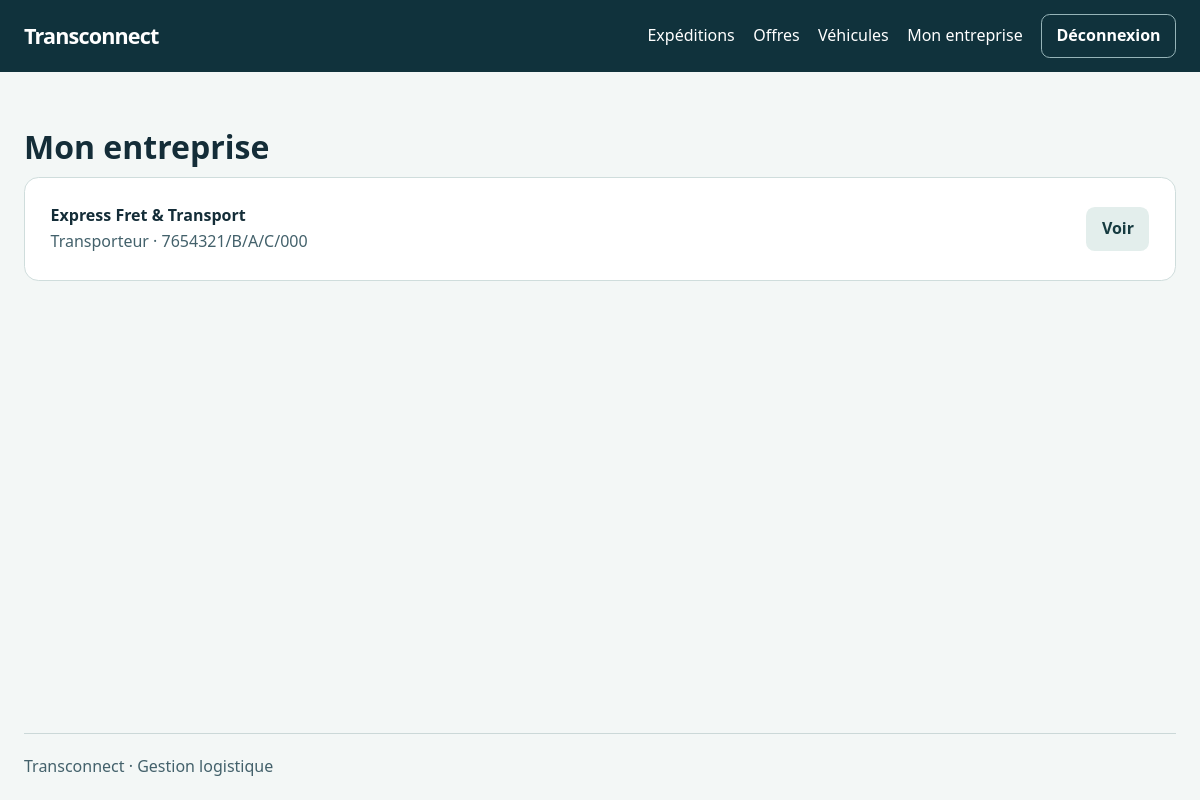
/entreprises/ (signed in), run on the app's committed database.
### EntrepriseApp/models.py (models this page shows, shortened)
class Entreprise(models.Model):
    TYPE_CHOICES = [
        ('chargeur', 'Chargeur'),
        ('transporteur', 'Transporteur'),
    ]
    raison_sociale = models.CharField(max_length=200, blank=False, null=False)
    matricule_fiscal = models.CharField(
        max_length=17,
        unique=True,
        validators=[matricule_validator],
        db_column='matricule_fiscale'
    )
    adresse = models.TextField(
        validators=[
            MinLengthValidator(20, "L'adresse doit contenir au moins 20 caractères."),
            MaxLengthValidator(400, "L'adresse ne peut pas dépasser 400 caractères.")
        ],
        blank=False,
        null=False
    )
    type_entreprise = models.CharField(
        max_length=100,
        choices=TYPE_CHOICES,
        default='chargeur'
    )
    created_at = models.DateTimeField(auto_now_add=True)
    updated_at = models.DateTimeField(auto_now=True)
    gerant = models.OneToOneField(
        Utilisateur,
        on_delete=models.CASCADE,
        related_name='entreprise'
    )
    @property
    def matricule_fiscale(self):
        return self.matricule_fiscal
    @matricule_fiscale.setter
    def matricule_fiscale(self, value):
        self.matricule_fiscal = value

### EntrepriseApp/views.py (the view)
# urls.py: path("", EntrepriseListView.as_view(), name="entreprise_list"),
class EntrepriseListView(OwnedEntrepriseMixin, ListView):
    template_name = 'entreprise/list.html'
    context_object_name = 'entreprises'

### EntrepriseApp/views.py (called while the page is built)
    def get_queryset(self):
        return Entreprise.objects.filter(pk=self.company.pk)

### config/access.py (called while the page is built)
def company_for(user):
    company = getattr(user, 'entreprise', None)
    if company and company.type_entreprise == user.role:
        return company
    return None

    def dispatch(self, request, *args, **kwargs):
        if not request.user.is_authenticated:
            return self.handle_no_permission()
        if request.user.role not in self.roles:
            raise PermissionDenied
        self.company = company_for(request.user)
        if self.require_company and not self.company:
            if request.method in ('GET', 'HEAD') and not hasattr(request.user, 'entreprise'):
                return redirect('entreprise_create')
            raise PermissionDenied
        return super().dispatch(request, *args, **kwargs)

### templates/entreprise/list.html (shortened to what this page needs)
{% extends 'base.html' %}
{% block content %}
<h1>Mon entreprise</h1>
{% for entreprise in entreprises %}
<article class="row">
    <div><strong>{{ entreprise.raison_sociale }}</strong><br><span class="muted">{{ entreprise.get_type_entreprise_display }} · {{ entreprise.matricule_fiscal }}</span></div>
    <a class="button secondary" href="{% url 'entreprise_detail' entreprise.pk %}">Voir</a>
</article>
{% endfor %}
{% endblock %}

### EntrepriseApp/static/logistique/site.css (style rules this page uses)
:root { color-scheme: light; font: 100% / 1.6 system-ui, sans-serif; color: #142d38; background: #f3f7f6; }
* { box-sizing: border-box; }
body { margin: 0; min-height: 100vh; display: flex; flex-direction: column; }
.navigation, .nav-links, .page-head, .row, .actions { display: flex; flex-wrap: wrap; align-items: center; gap: .8rem; }
.navigation, .page-head, .row { justify-content: space-between; }
h1, h2 { line-height: 1.2; margin: 0 0 .65rem; }
a { color: #075a4e; }
.button { display: inline-flex; align-items: center; justify-content: center; padding: .5rem .9rem; border: 1px solid transparent; border-radius: .55rem; background: #066254; color: white; text-decoration: none; cursor: pointer; font: inherit; font-weight: 650; }
.button.secondary { background: #e3eeec; color: #163b40; }
.panel, .row { background: white; border: 1px solid #cfdddc; border-radius: .9rem; padding: clamp(1rem, 3vw, 1.6rem); }
.row, .page-head { margin-bottom: .8rem; }
.muted { color: #43616b; }

### data on the page
Entreprise: raison_sociale "Express Fret & Transport", type_entreprise "Transporteur", matricule_fiscal "7654321/B/A/C/000"
